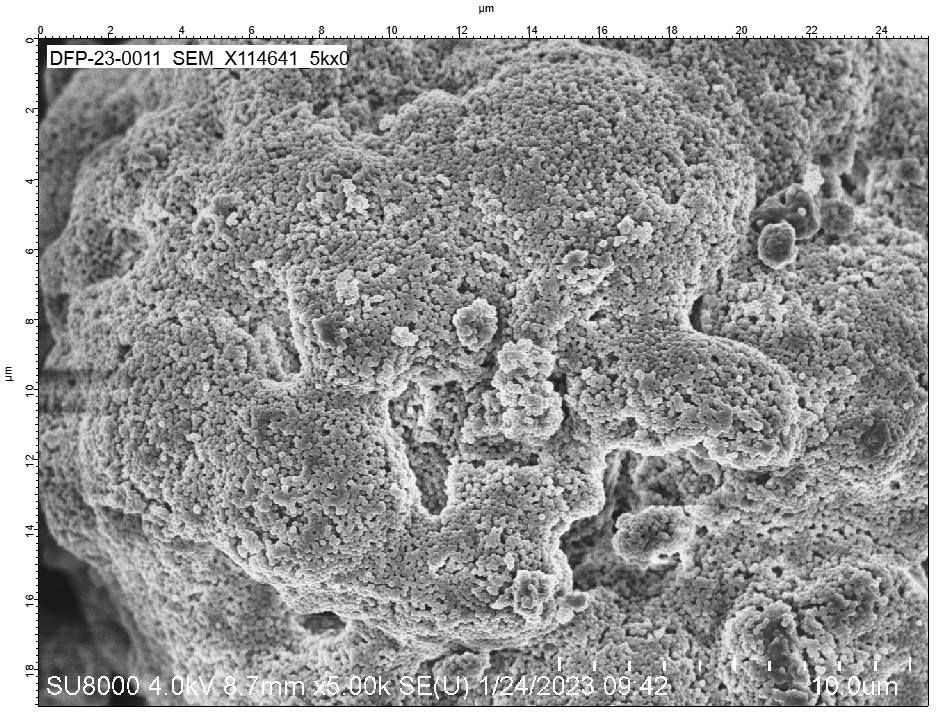
#> input picture sem/SEM_X114641_5kx0.jpg, 947 x 725 px; its folder holds 3 pictures in this run
$ python sem_porosity.py
#> lines starting #> are read from the running program, lines starting #| are printed output that depends on the picture; after the words box and inside, x2 and y2 are one past the last pixel; in counts of white or black regions, pixels touching at a corner belong together
#!/usr/bin/env python3
# =============================================================================
# SEM surface porosity: % open space between primary spheres  (skin vs gap)
# =============================================================================
# Per the reviewer's definition (114641_5kx0 annotation):
#   * OPEN PORE  = interstitial gap between packing spheres (dark thin network,
#                  bounded by bright sphere caps -> high local texture nearby)
#   * SKIN       = area where spheres have merged and leave NO visible gap:
#                  smooth AND darker than the surrounding granular packing
#                  (low local texture)
#   * SPHERE CAP = the bright top of a primary bead (solid material)
#
# Pixels inside the particle body are classified from the curvature-flattened
# image (flat = img - gaussian(img, sigma)) and the local texture CV:
#   cap  : flat >= bright cut                              (bead tops, solid)
#   pore : flat <  dark cut  AND  texture >= tau           (open interstitial gap)
#   skin : (flat <  dark cut OR mid) AND texture <  tau     (smooth merged patch)
#
#   porosity = pore_area / body_area           <-- "% open space between spheres"
#   skin_frac = skin_area / body_area
#
# Saves an overlay (pore=red, skin=blue) per image for visual verification.
# Run:  python3 sem_porosity.py  ->  data/sem_porosity.csv + sem/overlay_*.png
# =============================================================================
import glob, csv, warnings, numpy as np
warnings.filterwarnings("ignore")
from PIL import Image
from scipy import ndimage as ndi
from skimage import filters, morphology

SAMPLES = {"114641": "up3_1", "114642": "up3_2", "114643": "up3_3", "114644": "up3_4"}
R0, R1, C0, C1 = 70, 660, 45, 920
SIGMA_FLAT = 18      # curvature-shading removal scale [px]
TEX_WIN    = 5       # window for the local-range (bead-scale) measure [px]
SMOOTH_PCT = 40      # local range below this percentile = smooth (candidate skin)
DARK_PCT   = 42      # flattened intensity below this percentile = open gap
SKIN_MINPX = 120     # min connected area for a skin patch (~ the circled size)
BRIGHT_K   = 0.40    # bright cut = mean + BRIGHT_K*std (sphere caps)

def analyze(path, save_overlay=None):
#> called with path = 'sem/SEM_X114641_5kx0.jpg', save_overlay = 'sem/overlay_up3_1_5kx.png'
    img = np.asarray(Image.open(path).convert("L"), float)[R0:R1, C0:C1]
    # particle-body mask: drop the off-particle dark background/corners
    body = ndi.gaussian_filter(img, 12) > filters.threshold_otsu(img) * 0.55
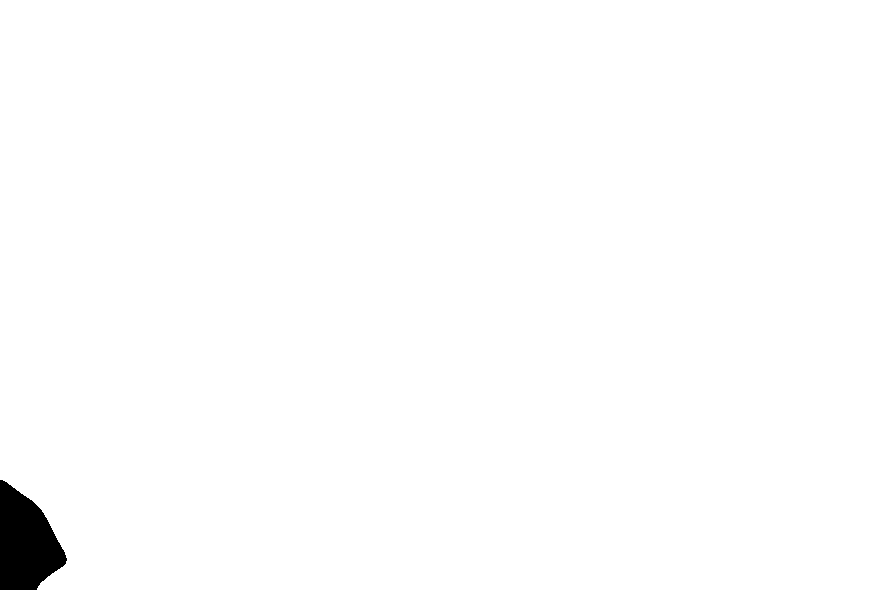
#> body: shape (590, 875) bool; 99% white; 1 black region, box (x1, y1, x2, y2) and area: (0, 480, 67, 590) 4991
    body = morphology.remove_small_objects(body, 3000)
    body = ndi.binary_fill_holes(body)
    if body.sum() < 0.25 * img.size:
        body = np.ones_like(img, bool)
    flat = img - ndi.gaussian_filter(img, SIGMA_FLAT)      # remove curvature
    # LOCAL RANGE (max-min over a bead-scale window): high where distinct sphere
    # caps sit next to dark gaps (granular/porous); low where beads have merged
    # into a smooth skin. This is the discriminator the reviewer described.
    rng = ndi.maximum_filter(img, TEX_WIN) - ndi.minimum_filter(img, TEX_WIN)
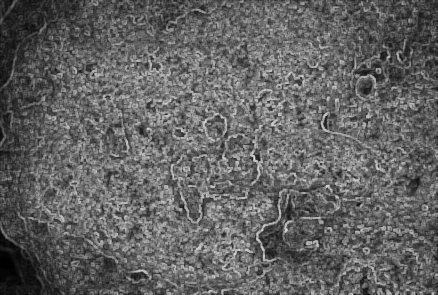
#> rng: shape (590, 875) float64 (shown at 1/2 size); min 0, max 221, mean 98.4
    fb = flat[body]
    med = np.median(fb)
#> med = 1.76
    dark_cut   = np.percentile(fb, DARK_PCT)      # open-gap darkness cut
#> dark_cut = -6.52
    bright_cut = fb.mean() + BRIGHT_K * fb.std()
#> bright_cut = 16.29
    rng_cut    = np.percentile(rng[body], SMOOTH_PCT)   # below = smooth (merged)
#> rng_cut = 87
    smooth = rng < rng_cut
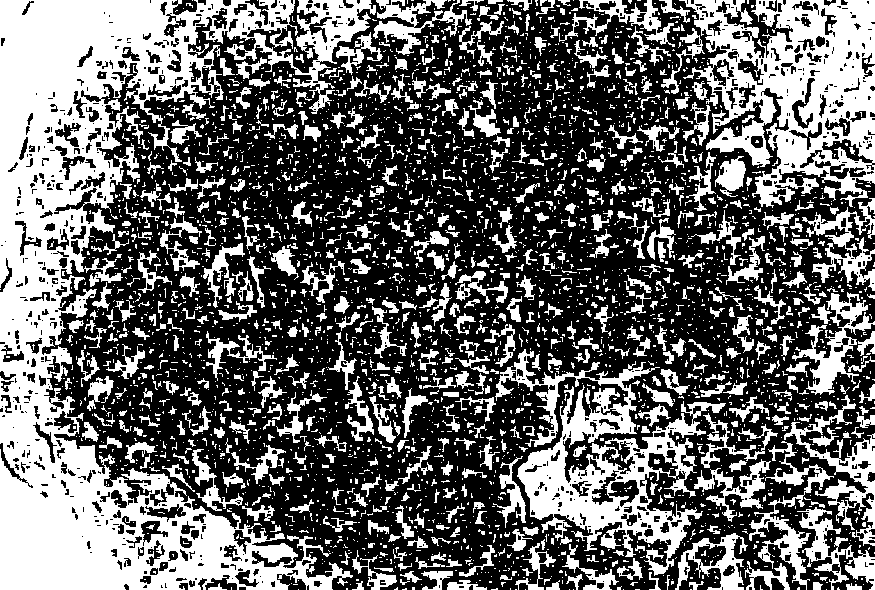
#> smooth: shape (590, 875) bool; 40.2% white; 3580 white regions (2894 under 20 px), largest, box (x1, y1, x2, y2) and area: (0, 0, 376, 590) 76434, (679, 0, 875, 208) 21600, (495, 349, 726, 576) 15479
    cap  = body & (flat >= bright_cut)
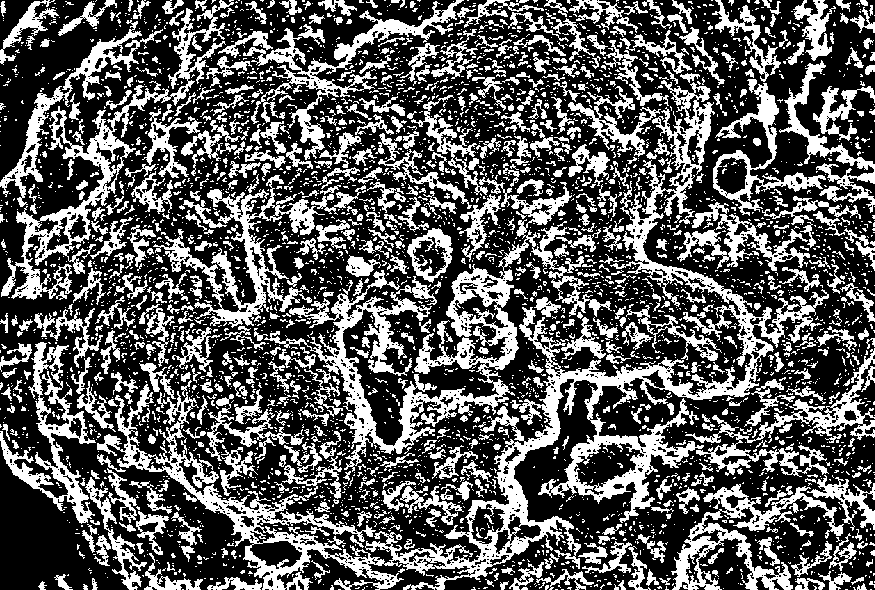
#> cap: shape (590, 875) bool; 35.6% white; 4017 white regions (3325 under 20 px), largest, box (x1, y1, x2, y2) and area: (97, 80, 829, 590) 32608, (264, 177, 612, 472) 15547, (1, 0, 234, 300) 7338
    # SKIN: smooth AND darker-than-median, broad patches (the merged, gap-free areas)
    skin_raw = body & smooth & (flat < med)
#> skin_raw: shape (590, 875) bool; 19.2% white; 5370 white regions (4754 under 20 px), largest, box (x1, y1, x2, y2) and area: (0, 7, 119, 181) 5293, (517, 385, 629, 544) 4198, (154, 493, 258, 590) 3178
    skin = morphology.remove_small_objects(skin_raw, SKIN_MINPX)
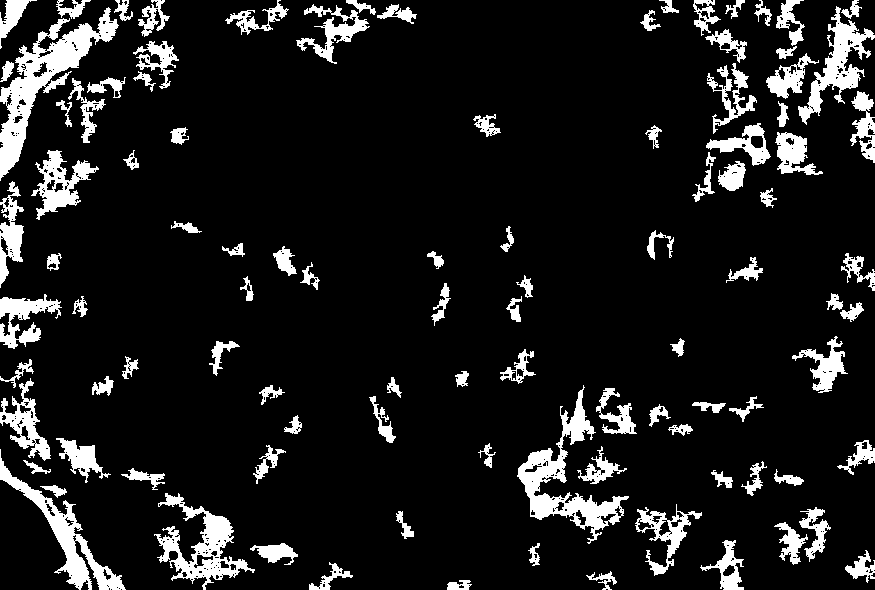
#> skin: shape (590, 875) bool; 11% white; 101 white regions, largest, box (x1, y1, x2, y2) and area: (0, 7, 119, 181) 5248, (517, 385, 629, 544) 4159, (0, 449, 126, 590) 3100
    # GRANULAR (bead-packed) region: rough, non-smooth surface = where spheres and
    # their gaps are resolved. Excludes smooth skin AND smooth off-particle substrate.
    granular = body & (~smooth)
    # OPEN PORE: dark interstitial gaps within the granular packing
    pore = granular & (flat < dark_cut) & (~skin)
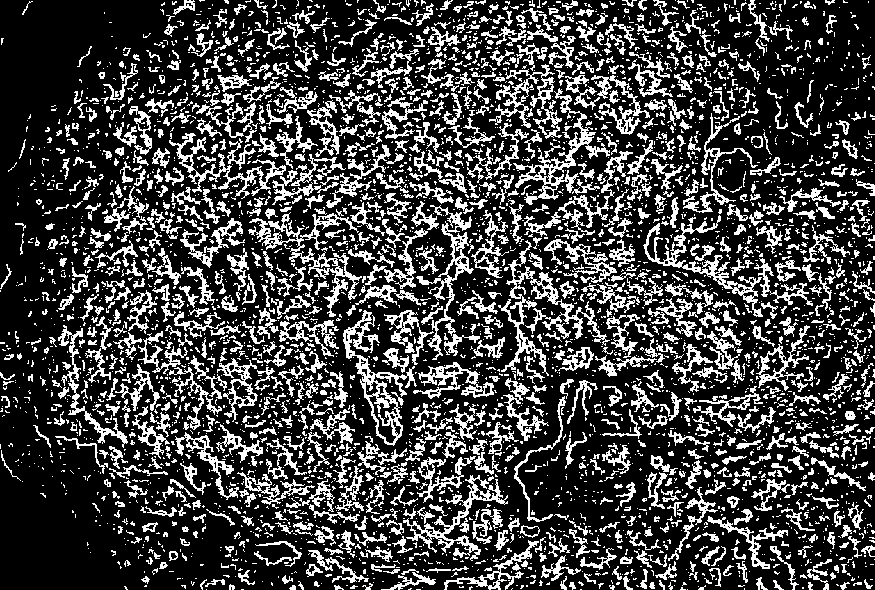
#> pore: shape (590, 875) bool; 26% white in thin lines or dots
    A = body.sum(); G = max(granular.sum(), 1)
#> after `A = body.sum()`: A = 511259
#> after `G = max(granular.sum(), 1)`: G = 308682
    res = dict(porosity_granular=pore.sum() / G,   # <-- % open space BETWEEN spheres
               porosity_surface=pore.sum() / A,    # (of whole framed surface)
               skin=skin.sum() / A, granular_frac=G / A,
               cap=cap.sum() / A, tex_mean=rng[body].mean())
#> res = {'porosity_granular': 0.434, 'porosity_surface': 0.262, 'skin': 0.111, 'granular_frac': 0.604, 'cap': 0.36, 'tex_mean': 99.19}
    if save_overlay:
        rgb = np.dstack([img, img, img]).astype(np.uint8)
        rgb[pore] = [220, 40, 40]      # open pores -> red
        rgb[skin] = [40, 90, 230]      # skin -> blue
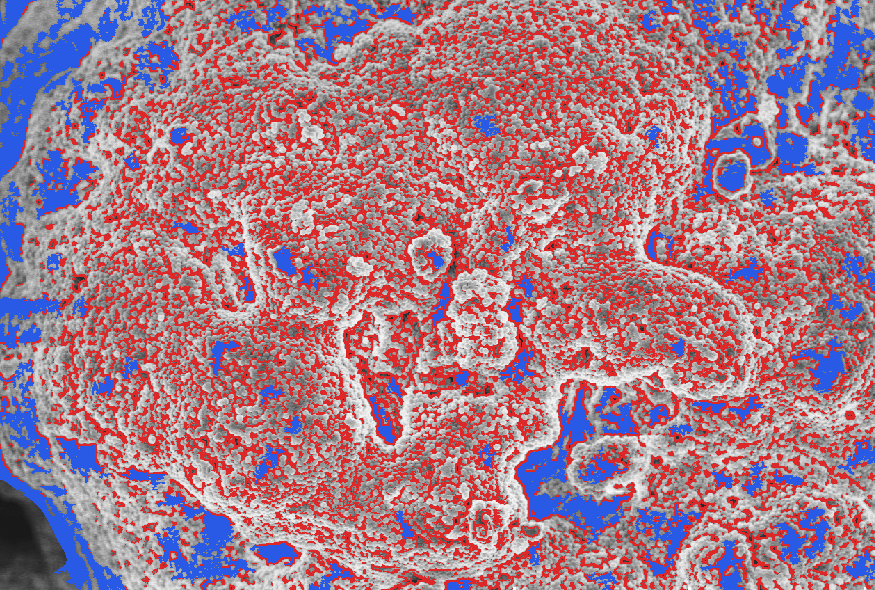
#> rgb: shape (590, 875, 3); mean of channels 0, 1, 2 164.6, 123.4, 138.7; drawn as R, G, B
        Image.fromarray(rgb).save(save_overlay)
    return res

rows = []
for sid, cond in SAMPLES.items():
    imgs = sorted(glob.glob(f"sem/SEM_X{sid}_5kx0.jpg") +
                  glob.glob(f"sem/SEM_X{sid}_10kx0.jpg"))
    ov = f"sem/overlay_{cond}_5kx.png" if sid else None
    vals = []
    for i, p in enumerate(imgs):
        vals.append(analyze(p, save_overlay=ov if p.endswith("5kx0.jpg") else None))
    agg = {k: float(np.mean([v[k] for v in vals])) for k in vals[0]}
#> agg has the same summary as res in analyze
    rows.append(dict(cond=cond, sample=sid,
        porosity_pct=round(100 * agg["porosity_granular"], 1),   # % open space between spheres
        porosity_surface_pct=round(100 * agg["porosity_surface"], 1),
        skin_pct=round(100 * agg["skin"], 1),
        granular_frac_pct=round(100 * agg["granular_frac"], 1)))
    print(f"{cond} ({sid}): POROSITY (open space between spheres)={rows[-1]['porosity_pct']}%"
          f"   [surface {rows[-1]['porosity_surface_pct']}%, skin {rows[-1]['skin_pct']}%, "
          f"granular {rows[-1]['granular_frac_pct']}%]")
#| up3_1 (114641): POROSITY (open space between spheres)=43.4%   [surface 26.2%, skin 11.1%, granular 60.4%]
#> pass 2 of the loop `for sid, cond in SAMPLES.items():`:
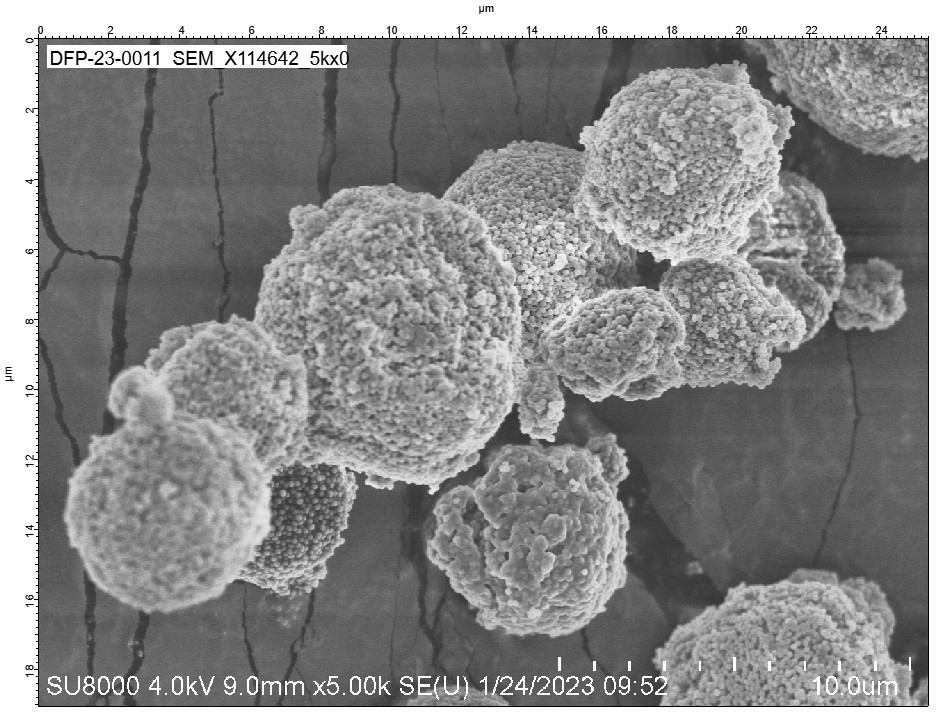
#> input picture sem/SEM_X114642_5kx0.jpg, 947 x 725 px
#> in analyze (call 2), `body = ndi.gaussian_filter(img, 12) > filters.threshold_otsu(img) * 0.55`:
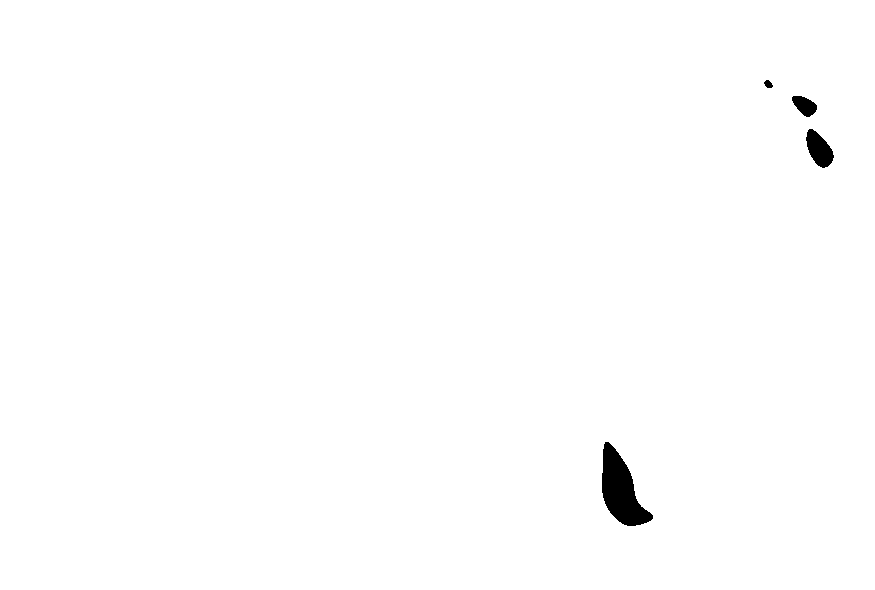
#> body: shape (590, 875) bool; 99.4% white; 4 black regions, box (x1, y1, x2, y2) and area: (602, 442, 653, 526) 2261, (806, 129, 834, 168) 670, (792, 96, 817, 117) 338, (764, 80, 773, 88) 50
#> med = -0.714
#> dark_cut = -3.52
#> bright_cut = 10.48
#> rng_cut = 20
#> A = 516250
#> G = 310394
#> res = {'porosity_granular': 0.421, 'porosity_surface': 0.253, 'skin': 0.189, 'granular_frac': 0.601, 'cap': 0.251, 'tex_mean': 42.46}
#> in analyze (call 2), `rgb[skin] = [40, 90, 230]`:
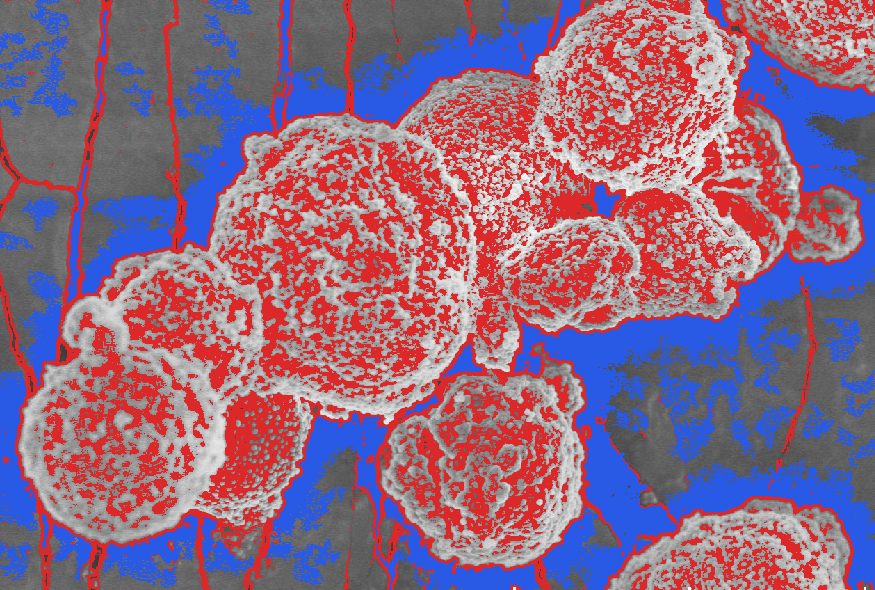
#> rgb: shape (590, 875, 3); mean of channels 0, 1, 2 142.1, 106, 132.5; drawn as R, G, B
#> agg has the same summary as res in analyze
#| up3_2 (114642): POROSITY (open space between spheres)=42.1%   [surface 25.3%, skin 18.9%, granular 60.1%]
#> pass 3 of the loop `for sid, cond in SAMPLES.items():`:
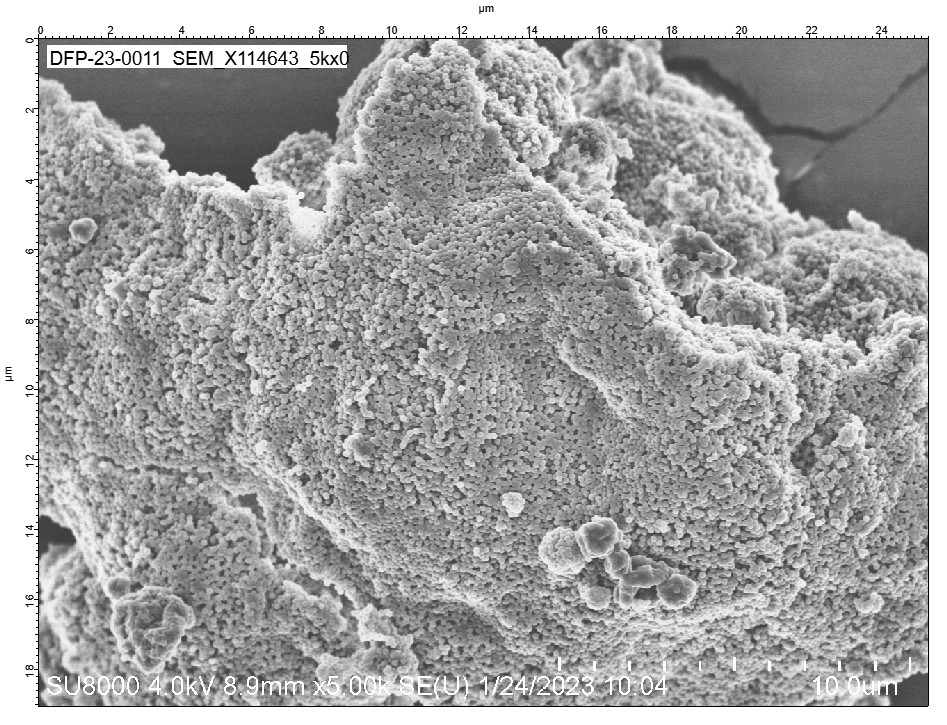
#> input picture sem/SEM_X114643_5kx0.jpg, 947 x 725 px
#> in analyze (call 3), `body = ndi.gaussian_filter(img, 12) > filters.threshold_otsu(img) * 0.55`:
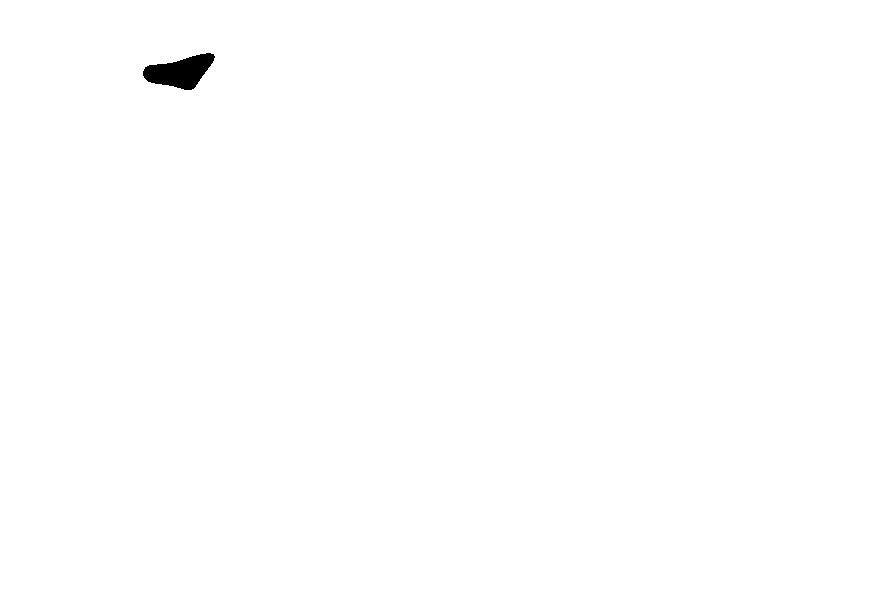
#> body: shape (590, 875) bool; 99.7% white; 1 black region, box (x1, y1, x2, y2) and area: (143, 53, 215, 90) 1584
#> med = 0.747
#> dark_cut = -5.28
#> bright_cut = 14.45
#> rng_cut = 74
#> G = 313709
#> res = {'porosity_granular': 0.438, 'porosity_surface': 0.266, 'skin': 0.121, 'granular_frac': 0.608, 'cap': 0.343, 'tex_mean': 82.54}
#> in analyze (call 3), `rgb[skin] = [40, 90, 230]`:
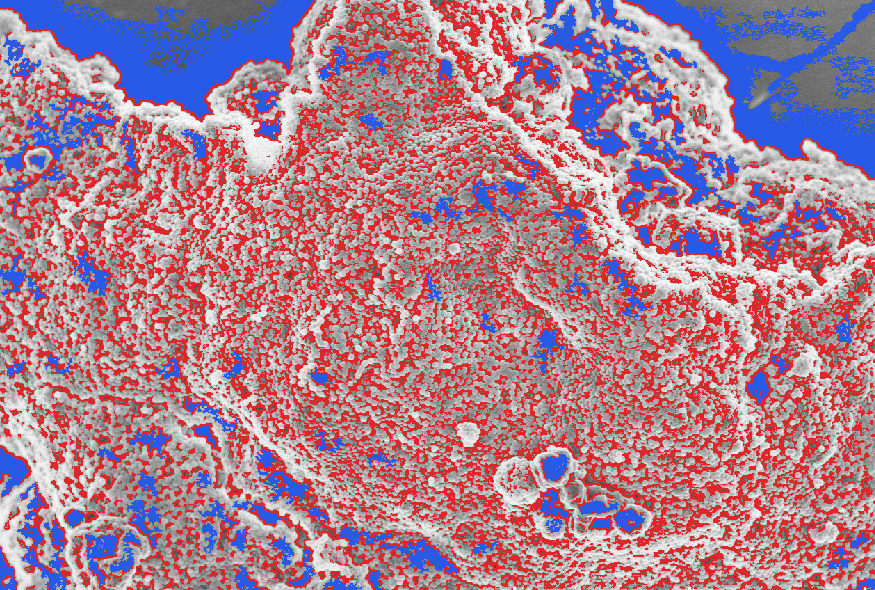
#> rgb: shape (590, 875, 3); mean of channels 0, 1, 2 171.1, 129.3, 146.3; drawn as R, G, B
#> agg has the same summary as res in analyze
#| up3_3 (114643): POROSITY (open space between spheres)=43.8%   [surface 26.6%, skin 12.1%, granular 60.8%]
#> (the run stopped early here; a loop or call above may not have finished)
